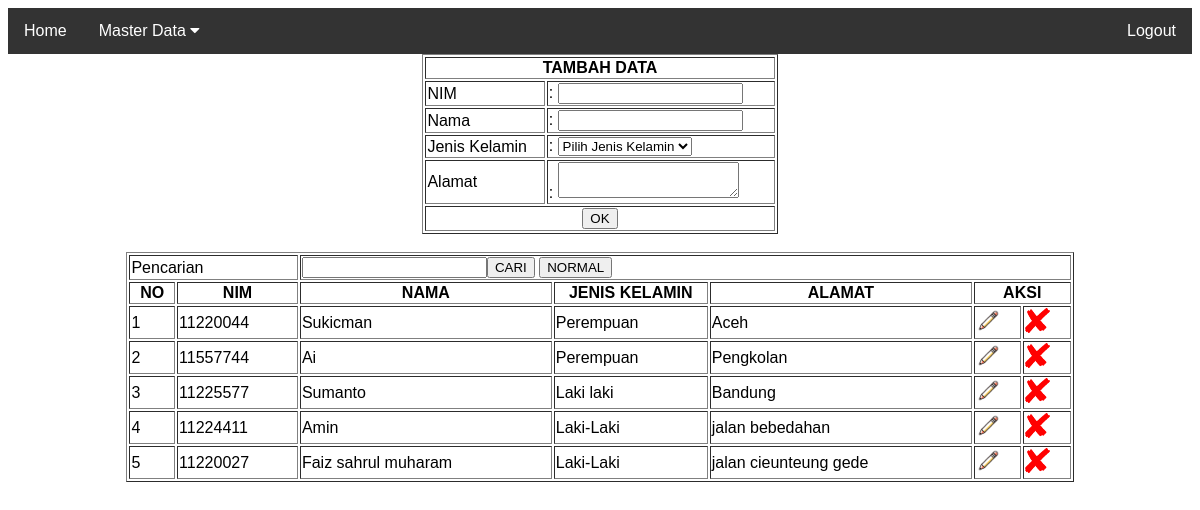
The page /index.php?menu=m_mahasiswa (signed in) on the database its author committed.
### tables this page shows
CREATE TABLE `m_mahasiswa` (
  `id` int(10) NOT NULL,
  `nim` varchar(8) NOT NULL,
  `nama_mhs` varchar(100) NOT NULL,
  `jk` varchar(20) NOT NULL,
  `alamat` varchar(100) NOT NULL
);

### mahasiswa.php (the view, shortened to what this page needs)
<?php
include "koneksidb.php";
$form_action = "index.php?menu=m_mahasiswa";
$form_title = "TAMBAH DATA";
$nim = "";
$nama = "";
$alamat = "";
$is_update = false;
echo "<table border='1' width='30%' align='center'>";
echo "<form method='POST' action='$form_action'>";
echo "<tr><th colspan='2'>$form_title</th></tr>";
echo "<tr><td>NIM</td><td>: <input type='text' name='nim' value='$nim' required></td></tr>";
echo "<tr><td>Nama</td><td>: <input type='text' name='nama' value='$nama' required></td></tr>";
echo "<tr><td>Jenis Kelamin</td><td>: <select name='jk' required>";
if (!$is_update) {
    echo "<option value='' disabled selected>Pilih Jenis Kelamin</option>";
}
echo "</select></td></tr>";
echo "<tr><td>Alamat</td><td>: <textarea name='alamat' required>$alamat</textarea></td></tr>";
echo "<tr><th colspan='2'><input type='submit' value='OK' name='" . ($is_update ? "tombol_ubah" : "tombol_tambah") . "'></th></tr>";
echo "</form>";
echo "</table>";
$keyword = '';
if (isset($_POST['search'])) {
    $keyword = $_POST['keyword'];
    $keyword = mysqli_real_escape_string($conn, $keyword);
    $query = "SELECT * FROM m_mahasiswa
        WHERE nim LIKE '%$keyword%' OR nama_mhs LIKE '%$keyword%'
        ORDER BY id DESC";
} else {
    $query = "SELECT * FROM m_mahasiswa
        ORDER BY id DESC";
}
$a = mysqli_query($conn, $query);
$no = 0;
echo "<br>";
echo "<table border='1' width='80%' align='center'>";
echo "<form method='POST' action=''>";
echo "<tr><td colspan=2>Pencarian</td><td colspan=7><input type=text name=keyword value='$keyword'><input type='submit' name='search' value='CARI'> <input type='submit' value='NORMAL'></td></tr>";
echo "<tr><th> NO </th><th> NIM </th><th> NAMA </th><th width='150'> JENIS KELAMIN</th><th> ALAMAT </th><th colspan=2>AKSI</th></tr>";
echo "</form>";
while ($b = mysqli_fetch_array($a)) {
    $no = $no + 1;
    echo "<tr><td> $no </td> <td> $b[nim] </td> <td> $b[nama_mhs] </td> <td>$b[jk]</td><td>$b[alamat]</td>";
    echo "<td><a href='index.php?menu=m_mahasiswa&id=$b[id]'><img src='ubah.png' style='width:25px;height:25px;'></a></td>";
    echo "<td><a href='index.php?menu=m_mahasiswa&delete_id=$b[id]'><img src='pngwing.com.png' style='width:25px;height:25px;'></a></td></tr>";
}
echo "</table>";
?>

### index.php (style rules this page uses)
body { font-family: Arial, Helvetica, sans-serif; }

### rows shown on the page
m_mahasiswa: nim "11220044", nama_mhs "Sukicman", jk "Perempuan", alamat "Aceh"
m_mahasiswa: nim "11557744", nama_mhs "Ai", jk "Perempuan", alamat "Pengkolan"
m_mahasiswa: nim "11225577", nama_mhs "Sumanto", jk "Laki laki", alamat "Bandung"
m_mahasiswa: nim "11224411", nama_mhs "Amin", jk "Laki-Laki", alamat "jalan bebedahan"
m_mahasiswa: nim "11220027", nama_mhs "Faiz sahrul muharam", jk "Laki-Laki", alamat "jalan cieunteung gede"

### other values the page prints
$form_title "TAMBAH DATA"
